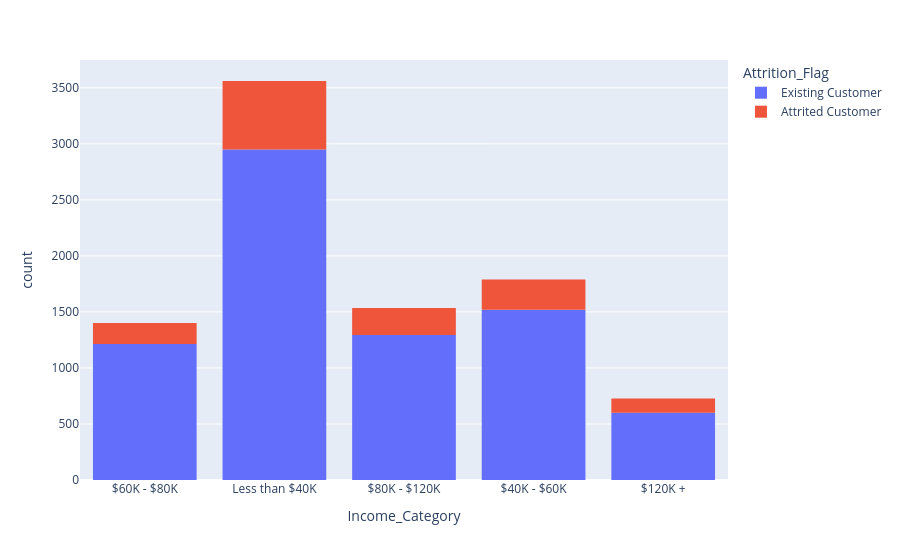

Here is the notebook cell this chart was saved with:
### Code cell
px.histogram(
    mainData[mainData["Income_Category"] != "Unknown"],
    x="Income_Category",
    color="Attrition_Flag"
)

### Figure 1 — Plotly figure (JSON) as saved in the notebook; plotly's stock layout.template omitted (floating-point values rounded to 4 significant figures; data arrays with more than 128 entries replaced by an {"elided": "..."} marker saying what was removed)
{"data": [{"bingroup": "x", "hovertemplate": "Attrition_Flag=Existing Customer<br>Income_Category=%{x}<br>count=%{y}<extra></extra>", "legendgroup": "Existing Customer", "marker": {"color": "#636efa", "pattern": {"shape": ""}}, "name": "Existing Customer", "orientation": "v", "showlegend": true, "type": "histogram", "x": {"elided": "7575 str values"}, "xaxis": "x", "yaxis": "y"}, {"bingroup": "x", "hovertemplate": "Attrition_Flag=Attrited Customer<br>Income_Category=%{x}<br>count=%{y}<extra></extra>", "legendgroup": "Attrited Customer", "marker": {"color": "#EF553B", "pattern": {"shape": ""}}, "name": "Attrited Customer", "orientation": "v", "showlegend": true, "type": "histogram", "x": {"elided": "1440 str values"}, "xaxis": "x", "yaxis": "y"}], "layout": {"barmode": "relative", "legend": {"title": {"text": "Attrition_Flag"}, "tracegroupgap": 0}, "margin": {"t": 60}, "xaxis": {"anchor": "y", "domain": [0, 1], "title": {"text": "Income_Category"}}, "yaxis": {"anchor": "x", "domain": [0, 1], "title": {"text": "count"}}}}
